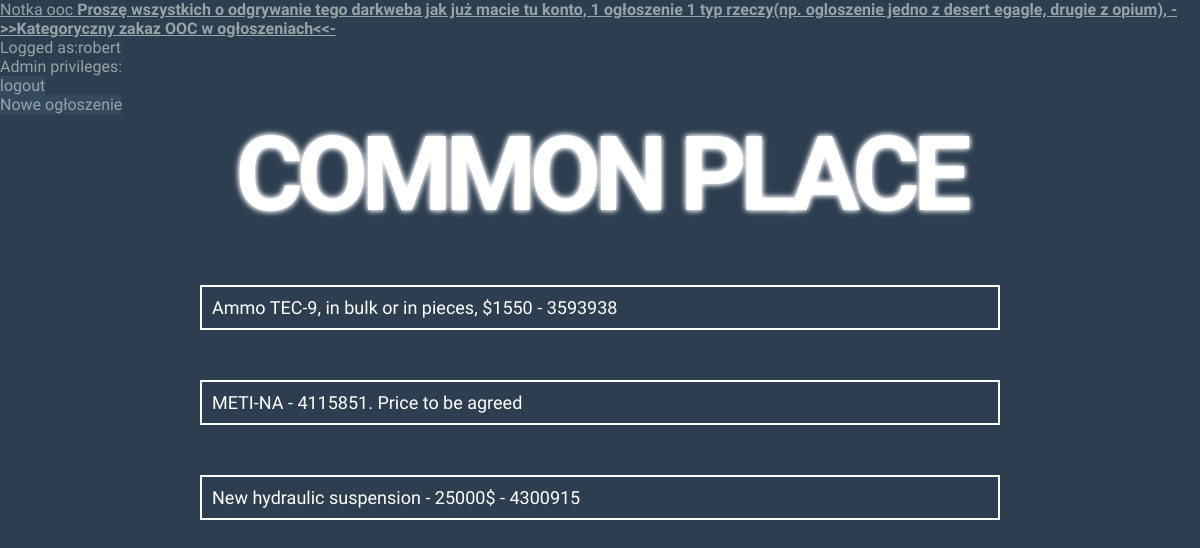
Screenshot of /marketplace.php (signed in) with the database file from the repository.
### tables this page shows
CREATE TABLE `articles` (
  `articleid` int NOT NULL,
  `creatorid` int NOT NULL,
  `content` varchar(255) NOT NULL,
  `timestamp` timestamp NOT NULL DEFAULT CURRENT_TIMESTAMP
);

### marketplace.php (the view, shortened to what this page needs)
<html>
    <head>
        <link href="style.css" rel="stylesheet">
    </head>
    <body>
        <div id="notka" onmouseover="show(this)" onmouseout="hide(this)">Notka ooc
            <span class="show">Proszę wszystkich o odgrywanie tego darkweba jak już macie tu konto, 1 ogłoszenie 1 typ rzeczy(np. ogloszenie jedno z desert egagle, drugie z opium), ->>Kategoryczny zakaz OOC w ogłoszeniach<<- </span>
        </div>
        <?php
            echo("Logged as:".$_SESSION['login']."</br>Admin privileges:".$_SESSION['isadmin']);
            echo("<form action='logout.php' method='post'> <input type='submit' class='logout' type='submit'value='logout'/></form>");
        ?>
            <a class="logout" href="newarticle.php">Nowe ogłoszenie</a>
            <h3>common place</h3>
        <?php
            require_once "db.php";
            $connection = @new mysqli($host,$dbuser,$dbpassword,$dbname);
            if($connection->connect_errno!=0)
            {
                echo "Coś poszło nie tak z łączeniem. Kod błędu:".$connection->connect_errno;
                echo "error:".$mysqli->connect_error;
            }
            else
            {
                $result = $connection->query("SELECT * FROM articles");
                if($result){
                    $article = $result->fetch_assoc();
                    while($article){
                        $article['content'] = strip_tags($article['content']);
                        $articleuid = $article['creatorid'];
                        $articleid = $article['articleid'];
                        if($_SESSION['isadmin']||$_SESSION['userid']==$articleuid){
                            echo "<div class='articleholder'>".$article['content']."</br>CID:$articleuid AID: $articleid";
                            echo "<form action='remove.php' method='post'> <input type='hidden' value='$articleid' name='toremove'> <input type='submit' class='logout' type='submit' value='REMOVE'/></form>";
                            echo "</div>";
                        }
                        else{
                            echo "<div class='articleholder'>".$article['content']."</div>";
                        }
                        $article = $result->fetch_assoc();
                    }
                }
                else{
                    echo("Coś poszło nie tak.");
                }
            }
        ?>
    </body>
</html>

### style.css (style rules this page uses)
* { margin: 0; padding: 0; }
body { max-width: 100vw; min-height: 100vh; background-color:#2c3e50; color: #95a5a6; font-family: 'Inconsolata', monospace; }
input,input:active { color: white; }
#notka { text-decoration: underline; }
.articleholder { font-size: large; border: solid white 2px; height:fit-content; color: white; padding:10px ; margin:50px 200px; }
.show { display:none; font-weight:600; }
.logout { background-color: #34495e; text-decoration: none; border:none; font-size: medium; text-align: center; text-decoration: none; color: #95a5a6; font-family: 'Inconsolata', monospace; }
h3 { text-align: center; font-size: 6.5em; color: #fff; letter-spacing: -7px; font-weight: 700; text-transform: uppercase; animation: blur 1s ease-out infinite; text-shadow: 0px 0px 5px #fff, 0px 0px 7px #fff; }

### rows the page displays
articles: content "Ammo TEC-9, in bulk or in pieces, $1550 - 3593938"
articles: content "METI-NA - 4115851. Price to be agreed"
articles: content "New hydraulic suspension - 25000$ - 4300915"

### other values shown
$_SESSION['login'] "robert"
